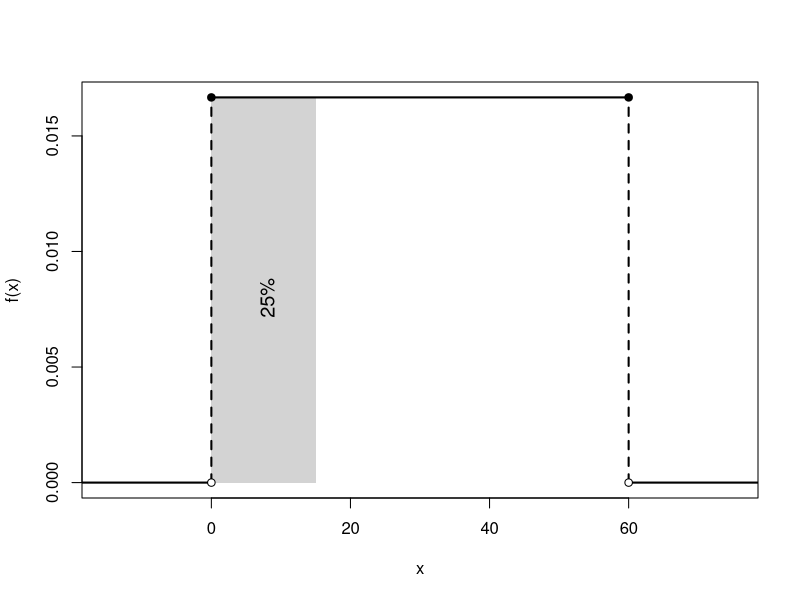
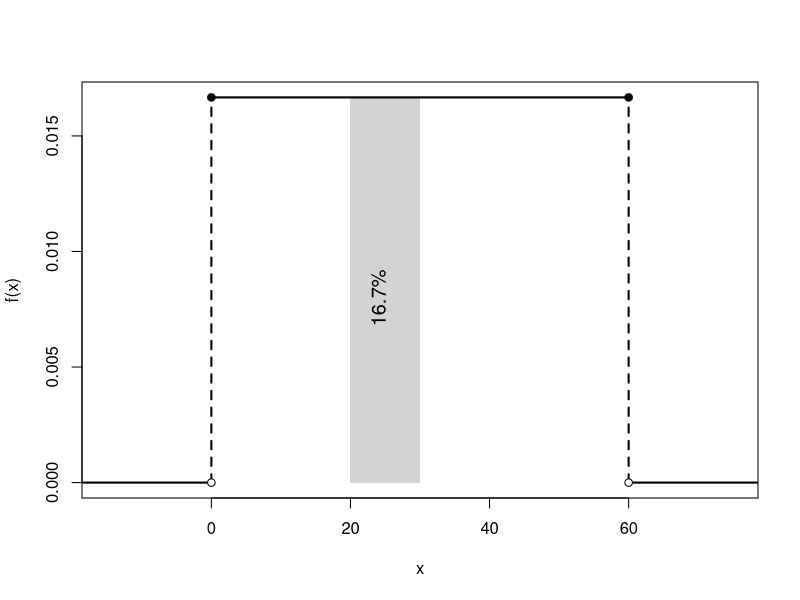
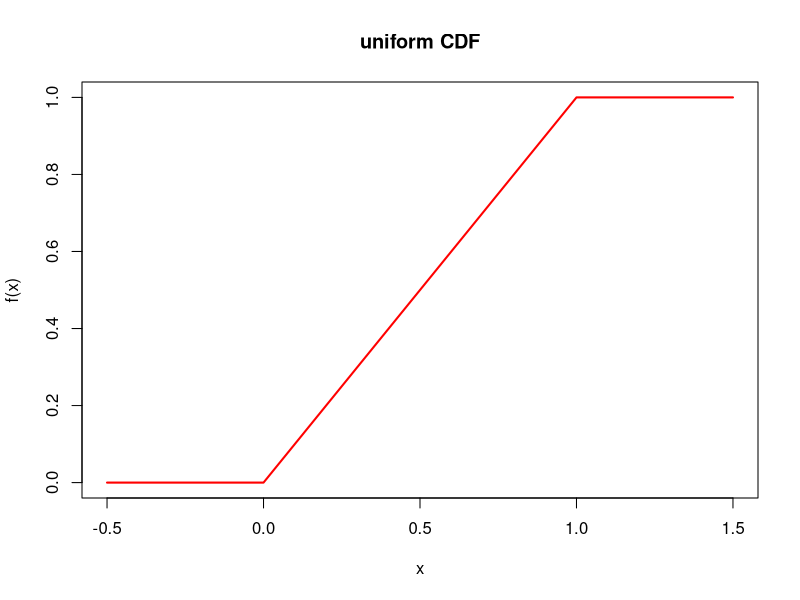
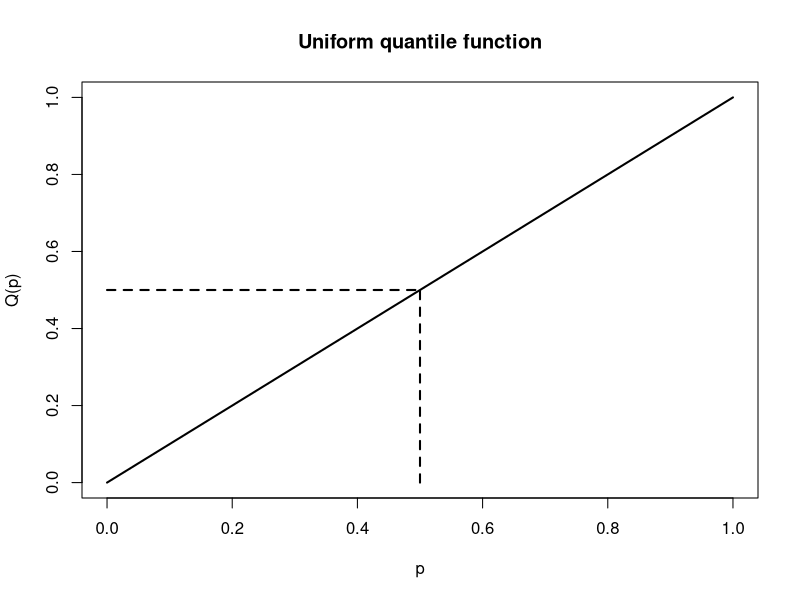
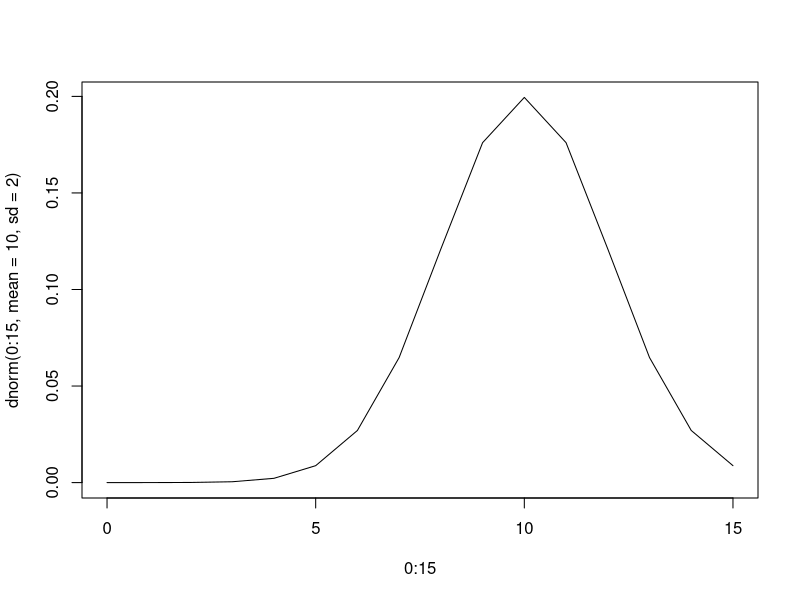
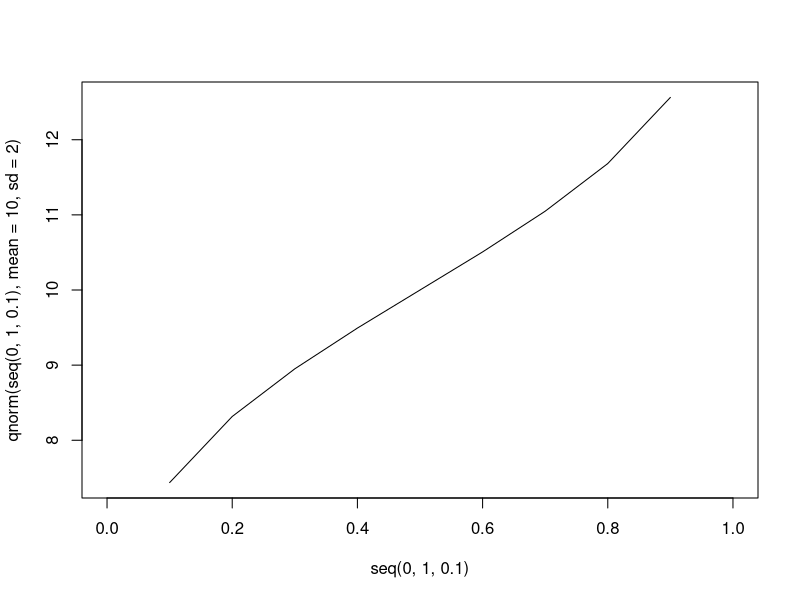
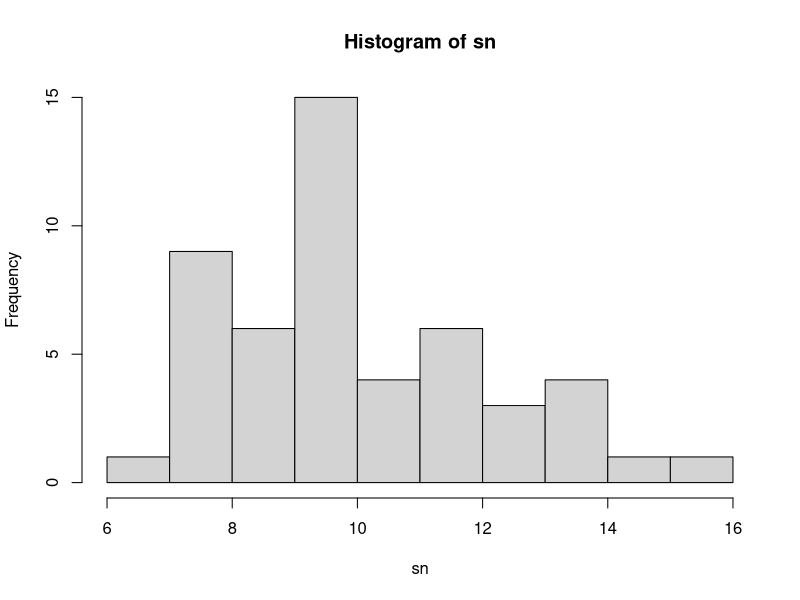
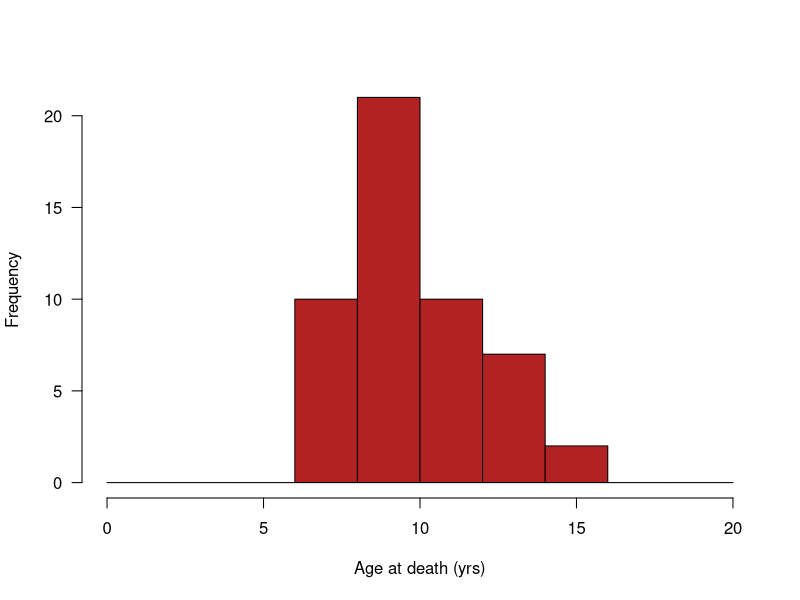

Recreate these plots in R, in order.
###Continuous Distributions
###probability density function
###Continuous Random variables. each point has probability of zero.

###CONTINUOUS UNIFORM DISTRIBUTION
unif_area <- function(min = 0, max = 1, lb, ub, col = 1,
                      acolor = "lightgray", ...) {
  x <- seq(min - 0.25 * min, max + 0.25 * max, 0.001) 
  
  if (missing(lb)) {
    lb <- min(x)
  }
  if (missing(ub)) {
    ub <- max(x)
  }
  if(max < min) {
    stop("'min' must be lower than 'max'")
  }
  
  x2 <- seq(lb, ub, length = 1000) 
  plot(x, dunif(x, min = min, max = max),
       xlim = c(min - 0.25 * max, max + 0.25 * max), type = "l",
       ylab = "f(x)", lty = 0, ...)   
  
  y <- dunif(x2, min = min, max = max)
  polygon(c(lb, x2, ub), c(0, y, 0), col = acolor, lty = 0)
  segments(min, 1/(max - min), max, 1/(max - min), lwd = 2, col = col)
  segments(min - 2 * max, 0, min, 0, lwd = 2, col = col)
  segments(max, 0, max + 2 * max, 0, lwd = 2, col = col)
  points(min, 1/(max - min), pch = 19, col = col)
  points(max, 1/(max - min), pch = 19, col = col)
  segments(min, 0, min, 1/(max - min), lty = 2, col = col, lwd = 2)
  segments(max, 0, max, 1/(max - min), lty = 2, col = col, lwd = 2)
  points(0, min, pch = 21, col = col, bg = "white")
  points(max, min, pch = 21, col = col, bg = "white")
}

unif_area(min = 0, max = 60, lb = 0, ub = 15)
text(8, 0.008, "25%", srt = 90, cex = 1.2)

punif(30, min = 0, max = 60) - punif(20, min = 0, max = 60)
unif_area(min = 0, max = 60, lb = 20, ub = 30)
text(24, 0.008, "16.7%", srt = 90, cex = 1.2)

x <- seq(-0.5, 1.5, 0.01)
plot(x,punif(x),type="l",lwd=2,col="red",main="uniform CDF",ylab="f(x)")

plot(qunif, punif(0), punif(1), lwd = 2,
     main = "Uniform quantile function",
     xlab = "p", ylab = "Q(p)")
segments(0, 0.5, punif(0.5), 0.5, lty = 2, lwd = 2)
segments(punif(0.5), 0, punif(0.5), qunif(0.5), lty = 2, lwd = 2)

set.seed(1)
runif(n = 10, min = -1, max = 1)

#10 repeat of median of 2 uniform sample
set.seed(1234)  
n_rep <- 10    # Number of repetitions
n <- 5         # Number of points
Median <- numeric(n_rep) 
for (i in 1:n_rep) {
  Median[i] <- median(runif(n))
}
data.frame(Median)

###NORMAL DISTRIBUTION or Gaussian distribution
dnorm(x = 13 , mean = 10 , sd = 2)
dnorm(0:15 , mean = 10 , sd = 2)
plot(x = 0:15 , y = dnorm(0:15 , mean = 10 , sd = 2) , type = "l")

pnorm(q = 13 , mean = 10 , sd = 2)

qnorm(p = 0.25 , mean = 10 , sd = 2)
plot(seq(0,1,0.1) , qnorm(seq(0,1,0.1),mean = 10 , sd = 2) , type = 'l')

rnorm(10)
rnorm(10,mean = 10,sd = 2)

sn <- rnorm(50 , mean = 10 , sd = 2)
hist(sn , right = FALSE)
#dev.off() reset par to default
hist(sn, right = FALSE, breaks = seq(0,20,2), 
     col = "firebrick", las = 1, xlab = "Age at death (yrs)", 
     ylab = "Frequency", main = "")

###NORMAL APPROXIMATION TO THE BINOMIAL AND POISSON DISTRIBUTIONS
pbinom(150,size = 16000000,prob = 10^-5)
pnorm(150,mean = 160,sd = 12.64)

#if E(X) = lambda and V(X) = lambda and lambda > 5
#is approximately a standard normal random variable
ppois(q = 950 , lambda = 1000 , lower.tail =  TRUE , log.p = FALSE)
pnorm(q = 950 , mean = 1000 , sd = sqrt(1000))

###EXPONENTIAL DISTRIBUTION
#The random variable X that equals the distance between successive counts of a
#Poisson process with mean lambda > 0
#mean = 1/lambda , variance = 1/lambda^2

#An exponential random variable describes the length until 
#the first count is obtained in a Poisson process

#large corporate computer network
#Poison process with a mean of 25 log-ons per hour
#Probability that X exceeds 6 minutes, 6/60 = 0.1 hour
#or there are no log-on in a 6 minutes interval
dpois(x = 0 , lambda = 2.5)
ppois(q = 0.1 , lambda = 2.5) #don't like it
#if someone logs on at 2:22 P.M., the probability the next log-on
#occurs after 2:28 P.M. is still 0.082
#the lack of memory property
#P(X < t1 + t2 | X > t1) = p(X < t2)
a <- dexp(x = seq(0,8,0.1), rate = 2, log = FALSE)
b <- dexp(x = seq(0,8,0.1), rate = 1, log = FALSE)
plot(seq(0,8,0.1),a,type = "l",lwd = 2 , col = "red")
lines(seq(0,8,0.1),b,lwd = 2 ,col = "blue")

pexp(0.5 , rate = 1.4)

exp_area <- function(rate = 1, lb, ub, acolor = "lightgray", ...) {
  x <- seq(0, 12/rate, 0.01) 
  
  if (missing(lb)) {
    lb <- min(x)
  }
  if (missing(ub)) {
    ub <- max(x)
  }
  
  x2 <- seq(lb, ub, length = 100)    
  plot(x, dexp(x, rate = rate), type = "n", ylab = "")
  
  y <- dexp(x2, rate = rate)
  polygon(c(lb, x2, ub), c(0, y, 0), col = acolor)
  lines(x, dexp(x, rate = rate), type = "l", ...)
}

exp_area(rate = 0.2, ub = 3, acolor = rgb(0, 0, 1, alpha = 0.5))
text(1, 0.075, "45.12%", srt = 90, col = "white", cex = 1.2)

#Customers arrive at a rate of 0.5 persons per minutes, 
#lambda=0.50, What is the probability of a customer arriving within an 
#interval of x=0 to 3 minutes
pexp(q = 3, rate = 0.5, lower.tail = TRUE)

library(dplyr)
library(ggplot2)

data.frame(x = 0:1000 / 100, prob = pexp(q = 0:1000 / 100, rate = 0.5, lower.tail = TRUE)) %>%
  mutate(Interval = ifelse(x >= 0 & x <= 3, "0 to 3", "other")) %>%
  ggplot(aes(x = x, y = prob, fill = Interval)) +
  geom_area(alpha = 0.3) +
  labs(title = "Cumulative Probability of Interval X until First Success",
       subtitle = "X ~ Exponential(2)",
       x = "Interval (x)",
       y = "Cum Probability") 

#Let X denote the time between detections of a particle with a geiger counter 
#and assume that X has an exponential distribution with lambda = 1.4 minutes. 
#The probability that we detect a particle within 30 seconds of 
#starting the counter is 0.3
1 - round(dexp(x = 0.5 , rate = 1.4),2) # 1 - (exp(1)^(-0.5/1.4))

###Erlang Distribution
#A generalization of the exponential distribution is the length until r counts
#occur in a Poisson process
#mean = r/lambda , variance = r/lambda^2

#failure prob = 0.0001 per hour , 4th error exeed 40000 hour?
ppois(q = 3 , lambda = 4)

###Gamma Distribution
#f(x) = (lambda^r)*(x^(r-1)*())/()
#The Erlang distribution is a special case of the gamma distribution
#If the parameter r of an Erlang random variable is not an integer, but , r > 0
#the chi-squared distribution is a special case of the gamma distribution 
#in which lambda = 1/2 

#someone sends a money order once per 15 minutes, lambda = 0.25 hour
#What is the probability someone sends 10 money orders in less than 3 hours
dgamma(x = seq(0,3,1), shape = 10, scale = 0.25)
pgamma(q = 3, shape = 10, scale = 0.25)

rg <- rgamma(n = 10000, shape = 10 , scale = 0.25)
mean(rg < 3)

library(dplyr)
library(ggplot2)

data.frame(x = 0:1000 / 100, 
           prob = pgamma(q = 0:1000 / 100, 
                         shape = 10, 
                         scale = 0.25, 
                         lower.tail = TRUE)) %>%
  mutate(Interval = ifelse(x >= 0 & x <= 3, "0 to 3", "other")) %>%
  ggplot(aes(x = x, y = prob, fill = Interval)) +
  geom_area(alpha = 0.3) +
  labs(title = "X ~ Gam(alpha = 10, theta = .25)",
       subtitle = "Probability of 10 events in X hours when the mean time to an event is .25 hours.",
       x = "Interval (x)",
       y = "Cum Probability") 

data.frame(x = 0:1000 / 100, 
           prob = dgamma(x = 0:1000 / 100, 
                         shape = 10, 
                         scale = 0.25)) %>%
  mutate(Interval = ifelse(x >= 0 & x <= 3, "0 to 3", "other")) %>%
  ggplot(aes(x = x, y = prob, fill = Interval)) +
  geom_area(alpha = 0.3) +
  labs(title = "X ~ Gam(alpha = 10, theta = .25)",
       subtitle = "Probability of 10 events in X hours when the mean time to an event is .25 hours.",
       x = "Interval (x)",
       y = "Cum Probability") 

###WEIBULL DISTRIBUTION
#As mentioned previously, the Weibull distribution is often used 
#to model the time until failure of many different physical systems
#sigma = Scale , beta = shape 
#when beta = 1, the Weibull distribution is identical to the exponential distribution


#The time to failure (in hours) of a bearing in a mechanical shaft 
#is satisfactorily modeled as a Weibull random variable 
#with sigma = 5000 , beta = 1/2 hour Determine the mean time until failure
#E(X) = 5000*2! = 10000
#Determine the probability that a bearing lasts at least 6000 hours
1 - pweibull(q = 6000 , shape = 0.5 , scale = 5000)
1 - sum(dweibull(x = 1:6000 , shape = 0.5 , scale = 5000,log = FALSE))

library(graphics)
curve(dweibull(x  , 
               shape = 0.5 , 
               scale = 5000),
      from = 1, to = 20, lwd = 2, col = "red")
curve(dweibull(x  , 
               shape = 0.5 , 
               scale = 3000),
      from = 1, to = 20, col = "blue", add = TRUE)
curve(dweibull(x  , 
               shape = 0.5 , 
               scale = 6000),
      from = 1, to = 20, col = "green", add = TRUE)

###LOGNORMAL DISTRIBUTION
# X = exp(w) when w has a normal distribution. That is, the natural logarithm 
#of X is normally distribution.
#mean = theta , variance = omega^2

#The lifetime of a semiconductor laser has a lognormal distribution with
#theta = 10 , omega = 1.5
#What is the probability the lifetime exceeds 10,000 hours

1 - plnorm(q = 10000 , meanlog = 10 , sdlog = 1.5)

rlnorm(10,meanlog = 10,sdlog = 1.5)